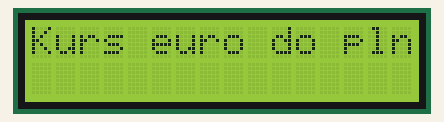
Bench run of a sketch on a simulated ESP8266 (NodeMCU). On the bench: 16×2 character LCD. WiFi joins after 1.5 s; servers stay silent unless stated; what the sketch prints to the serial monitor is not drawn.

Above: at 2.2 s.

The sketch:

ApiCallNBP.ino
```cpp
#include <Arduino.h>
#include <ESP8266WiFi.h>
#include <ESP8266HTTPClient.h>
#include <ArduinoJson.h>
#include <LiquidCrystal_I2C.h>

LiquidCrystal_I2C lcd(0x27,16,2);

const char* ssid = "AdamossWIFI";
const char* password = "00951221202611";
const char* nbpApiURL = "http://api.nbp.pl/api/exchangerates/rates/a/usd";

void setup() {
  Serial.begin(115200);

  lcd.init();
  lcd.backlight();

  WiFi.begin(ssid, password);
  while (WiFi.status() != WL_CONNECTED) {
    delay(1000);
    Serial.print(".");
  }
  Serial.println("Connected to WiFi!");
  lcd.setCursor(0,0);
  lcd.print("Kurs euro do pln: ");
}

void loop() {
  lcd.setCursor(0,0);
  lcd.print("Kurs euro do pln: ");

  WiFiClient wifi;
  HTTPClient http;

  http.begin(wifi, nbpApiURL);

  int httpResponseCode = http.GET();
  if (httpResponseCode == 200) {
    String response = http.getString();

    DynamicJsonDocument jsonDoc(1024);
    deserializeJson(jsonDoc, response);

    float exchangeRate = jsonDoc["rates"][0]["mid"];

    lcd.setCursor(4,1);
    lcd.print(exchangeRate);

  } else {
    Serial.print("HTTP Error: ");
    Serial.println(httpResponseCode);
  }

  http.end();
  delay(5000);
  lcd.clear();
}
```

Measured:
- what the display in image 0 shows lasts 5.2 s, from 2.1 s to 7.3 s
